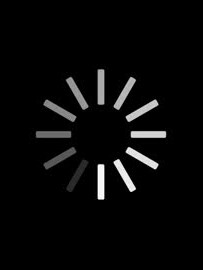
#> input picture resources/loading.jpg, 203 x 270 px, given in place of sample (0).jpg, which was not available
$ python -i 'gui with updated algo with  graph.py'   (imports and definitions only)
#> lines starting #> are read from the running program, lines starting #| are printed output that depends on the picture; after the words box and inside, x2 and y2 are one past the last pixel; in counts of white or black regions, pixels touching at a corner belong together; pictures that were not available may be replaced by others from this repository, and a replacement may not be noted
from customtkinter import *
import cv2 as cv
from PIL import Image, ImageTk
from mainForGUI import main
import numpy as np
import time
from contourID import identify_edges
import matplotlib.pyplot as plt

# [1 line not run here, left out]

cpu_times = []
last_update_time = time.time()
update_interval = 1  # Update FPS every second
avg_cpu_fps = 0  # Initialize average CPU FPS
captured = False
detection_length = 600
detection_height = 460


# Data
x_times = []
y_times = []

count = 0
c=0

# [1 line not run here, left out]

display_live_running = False  # Flag to track the running state

# [202 lines left out: functions displayLive, displayCaptured, not called in this run]

def sampleContour():
    image = cv.imread("Images/sample/sample (0).jpg")
#> image is the input picture: shape (270, 203, 3); min 0, max 255, mean 8.8


    grayscale_image = cv.cvtColor(image, cv.COLOR_BGR2GRAY)

    blurred_image = cv.GaussianBlur(grayscale_image, (5, 5), 0)
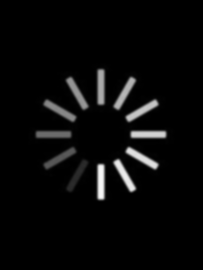
#> blurred_image: shape (270, 203); min 0, max 246, mean 8.8

    _, cpu_thresholded_image = cv.threshold(blurred_image, 0, 255, cv.THRESH_BINARY + cv.THRESH_OTSU)
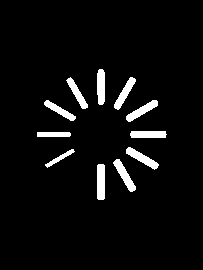
#> cpu_thresholded_image: shape (270, 203); 4.8% white; 11 white regions, largest, box (x1, y1, x2, y2) and area: (97, 164, 105, 200) 284, (113, 159, 136, 192) 274, (126, 147, 159, 170) 270
    blurred_otsu = cv.GaussianBlur(cpu_thresholded_image, (5, 5), 0)
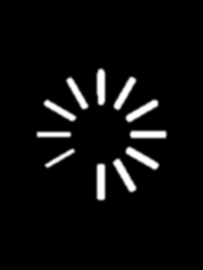
#> blurred_otsu: shape (270, 203); min 0, max 255, mean 12.1
    canny = cv.Canny(blurred_otsu, 100, 200)
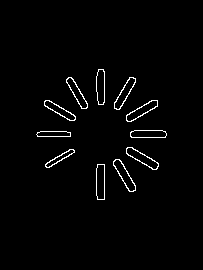
#> canny: shape (270, 203); 1.9% white in thin lines or dots, all inside (x1, y1, x2, y2) = (36, 69, 167, 200)

    # Find contours and draw the bounding box of the largest contour
    contours, _ = cv.findContours(canny, cv.RETR_EXTERNAL, cv.CHAIN_APPROX_NONE)
#> contours = 11 contours; largest, box (x1, y1, x2, y2) and area: (113, 159, 136, 192) 284, (126, 147, 159, 170) 280, (96, 164, 105, 200) 273, (126, 100, 158, 122) 264, (114, 77, 136, 110) 262
    if contours:
        sample_contour = max(contours, key=cv.contourArea)
#> sample_contour = contour of 73 points, box (x1, y1, x2, y2) (113, 159, 136, 192), area 284
        return sample_contour

# [9 lines left out: function toggle_display, not called in this run]


# Create a GUI app
# [1 line that did not run here, left out]
# Bind the app with Escape keyboard to
# quit app whenever pressed
# [1 line not run here, left out]

# Create frames to simulate borders for image views
# [1 line that did not run here, left out]
# [1 line that did not run here, left out]

# Set specific sizes for image views
# [1 line that did not run here, left out]
# [1 line that did not run here, left out]

# [6 lines not run here, left out]

# Create a button to open the camera in GUI app
# [1 line that did not run here, left out]
# [1 line not run here, left out]

# Add Labels
# [1 line that did not run here, left out]
# [1 line not run here, left out]

# [1 line that did not run here, left out]
# [1 line not run here, left out]


# [1 line that did not run here, left out]
# [1 line not run here, left out]


# [1 line that did not run here, left out]
# [1 line not run here, left out]

# [1 line that did not run here, left out]
# [1 line not run here, left out]
# [1 line that did not run here, left out]
# [1 line not run here, left out]

# Add dropdown menu
# [1 line that did not run here, left out]
# [1 line that did not run here, left out]
# [1 line not run here, left out]


# [1 line that did not run here, left out]
# [6 lines not run here, left out]

# [1 line that did not run here, left out]
# [1 line not run here, left out]

# [1 line that did not run here, left out]
# [1 line not run here, left out]

#actions

sample_contour = sampleContour()


# Create an infinite loop for displaying app on screen
# [1 line not run here, left out]

>>> result = sampleContour()
#> result has the same summary as sample_contour in sampleContour
